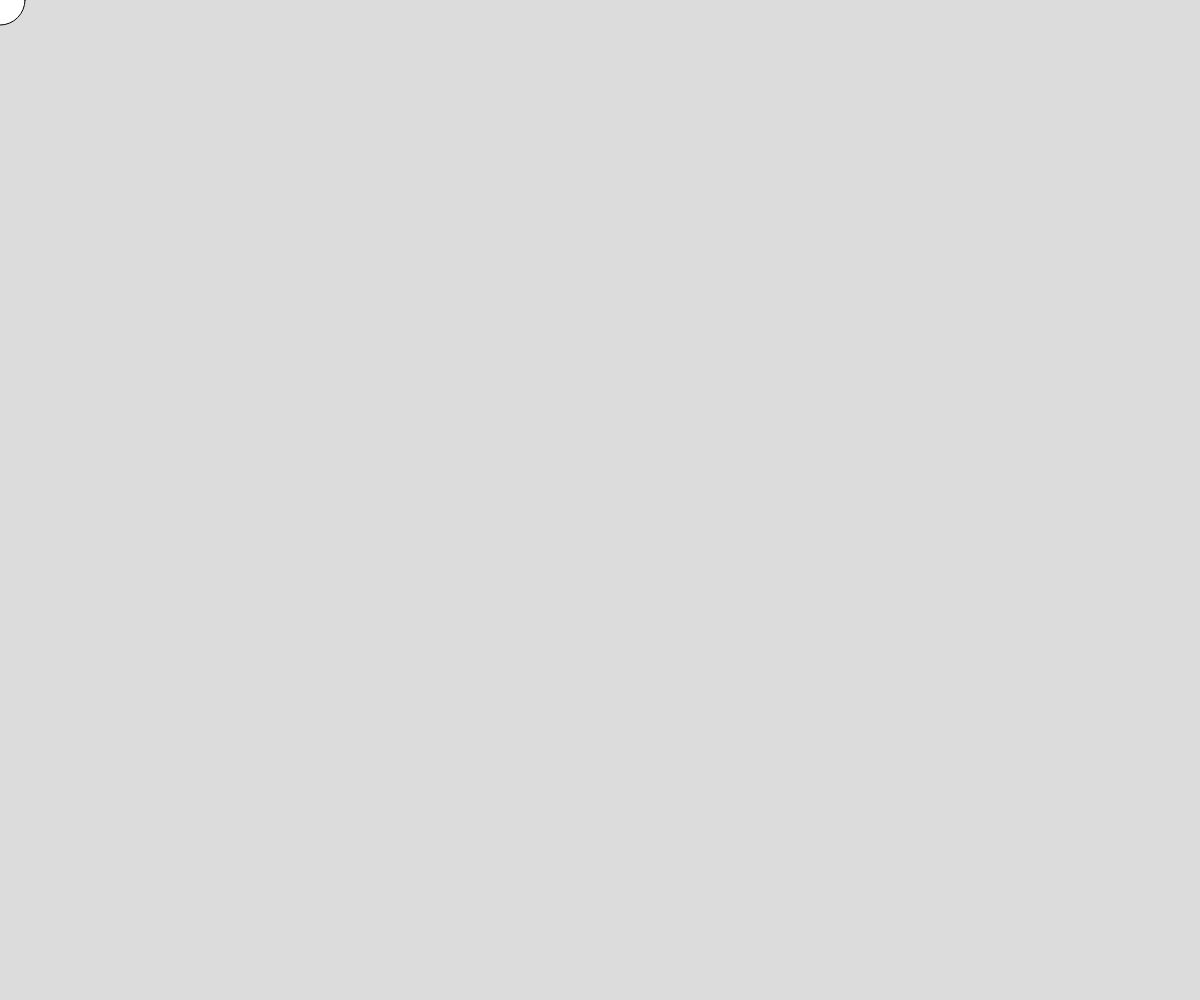
Frame 1 (no input)
Frame 60 (no input): identical to frame 1, image omitted
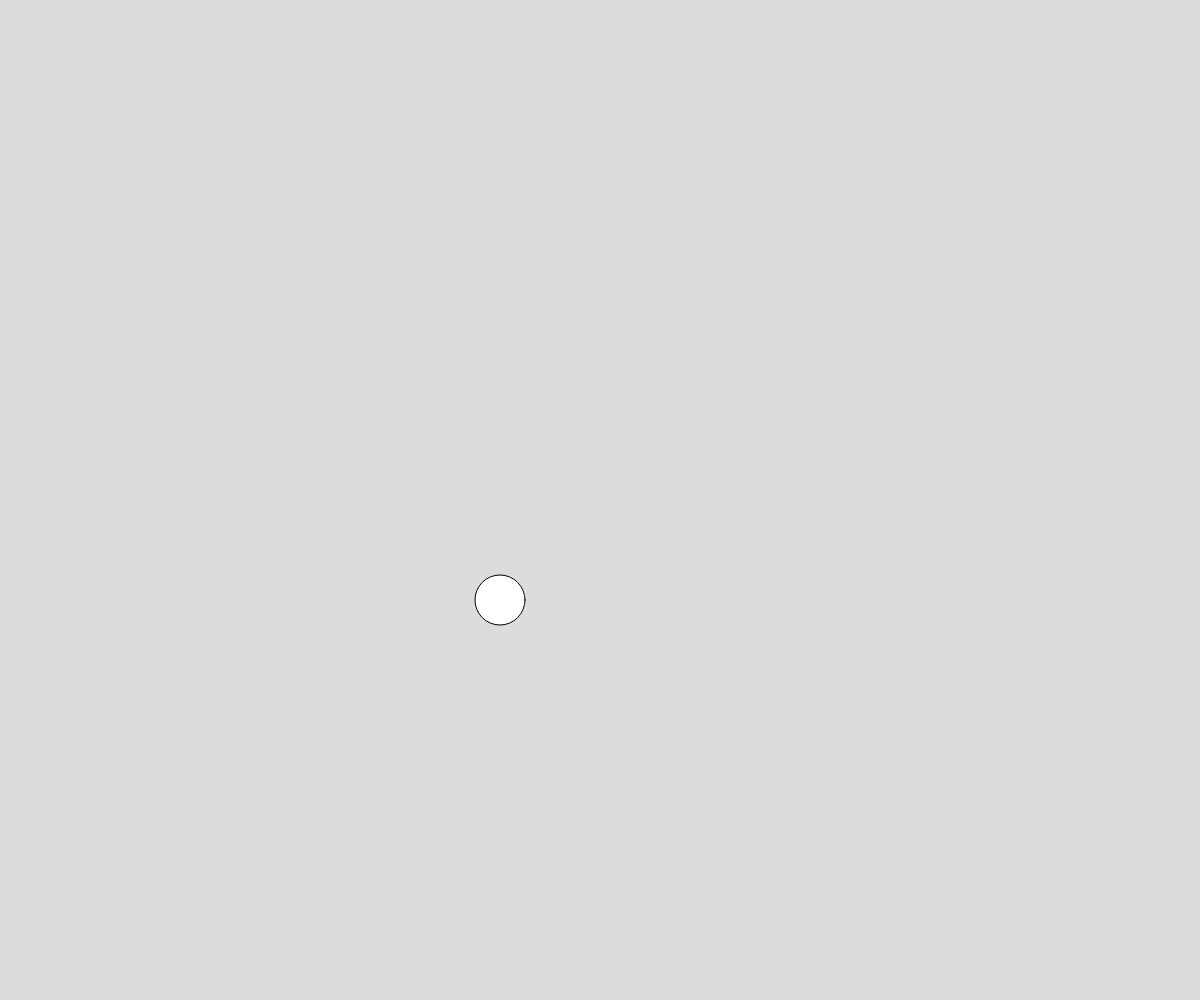
Frame 120 (the mouse pressed at the canvas centre since frame 60)

The p5.js sketch that drew these frames (run headless with seeded random() and noise() and a simulated clock; from frame 60 on, the mouse is pressed at the canvas centre):

// p5.js sketch
// ── sketch.js
// Project Title
// Your Name
// Date
//
// Extra for Experts:
// - describe what you did to take this project "above and beyond"


function setup() {
  createCanvas(windowWidth, windowHeight);
}

function draw() {
  background(220);
  circle(mouseY, mouseX, 50);
}
